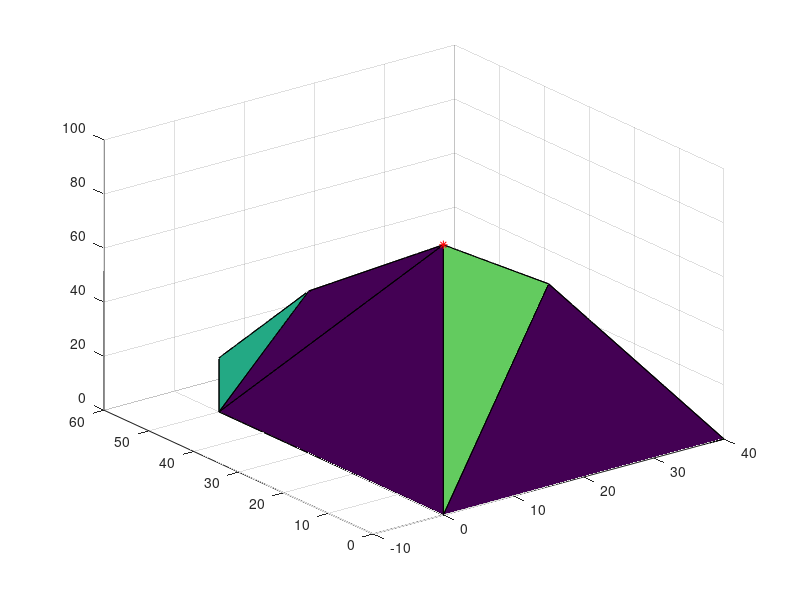

Here is the MATLAB script that generated this plot:
clc
close all
clearvars

A = [3,2,1;5,4,3;1,1,0;-1,0,0;0,-1,0;0,0,-1];
b = [120;300;50;0;0;0];
c = [12;8;10];

eps = 10^(-13);

[m,n] = size(A);
x_feas = [];

wektor = 1:size(b);

C = nchoosek(wektor, n);

for i = C'
    Ai = A(i,:);
    bi = b(i);

    if det(Ai) == 0
        continue;
    end

    x = linsolve(Ai, bi);

    if all(A*x - b <= eps)
        x_feas(:,size(x_feas,2) + 1) = x;
    end
end

T = convhull(x_feas(1,:), x_feas(2, :), x_feas(3, :));
trisurf(T, x_feas(1,:), x_feas(2, :), x_feas(3, :));
hold on

[~,k] = max(c' * x_feas);

x = x_feas(1, k);
y = x_feas(2, k);
z = x_feas(3, k);

plot3(x,y,z, 'r*');